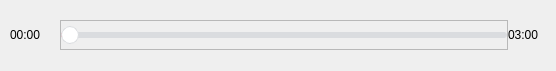
<?xml version="1.0" encoding="UTF-8"?>
<ui version="4.0">
 <class>MusicSliderWidget</class>
 <widget class="QWidget" name="MusicSliderWidget">
  <property name="geometry">
   <rect>
    <x>0</x>
    <y>0</y>
    <width>556</width>
    <height>71</height>
   </rect>
  </property>
  <property name="windowTitle">
   <string>Form</string>
  </property>
  <widget class="QFrame" name="frame">
   <property name="geometry">
    <rect>
     <x>60</x>
     <y>20</y>
     <width>448</width>
     <height>30</height>
    </rect>
   </property>
   <property name="frameShape">
    <enum>QFrame::StyledPanel</enum>
   </property>
   <property name="frameShadow">
    <enum>QFrame::Raised</enum>
   </property>
   <layout class="QHBoxLayout" name="horizontalLayout_2">
    <property name="spacing">
     <number>0</number>
    </property>
    <property name="leftMargin">
     <number>0</number>
    </property>
    <property name="topMargin">
     <number>0</number>
    </property>
    <property name="rightMargin">
     <number>0</number>
    </property>
    <property name="bottomMargin">
     <number>0</number>
    </property>
    <item>
     <widget class="Slider" name="slider">
      <property name="styleSheet">
       <string notr="true">QSlider {
    min-height: 20px;
}

QSlider::groove:horizontal {
    border: none;
    height: 6px;
    background: #DADCDF;
    margin: 0px;
    border-radius: 3px;
}

QSlider::handle:horizontal {
    background: white;
    border: 2px solid #FC3D4D;
	border: 1px solid #DADCDF;
    width: 16px;
    height: 16px;
    margin: -6px 0;
    border-radius: 9px;
}

QSlider::sub-page:horizontal {
    background: #FC3D4D;
    border-radius: 3px;
}
</string>
      </property>
      <property name="orientation">
       <enum>Qt::Horizontal</enum>
      </property>
     </widget>
    </item>
   </layout>
  </widget>
  <widget class="QLabel" name="label_sumTime">
   <property name="geometry">
    <rect>
     <x>508</x>
     <y>20</y>
     <width>50</width>
     <height>30</height>
    </rect>
   </property>
   <property name="minimumSize">
    <size>
     <width>50</width>
     <height>0</height>
    </size>
   </property>
   <property name="maximumSize">
    <size>
     <width>50</width>
     <height>16777215</height>
    </size>
   </property>
   <property name="text">
    <string>03:00</string>
   </property>
  </widget>
  <widget class="QLabel" name="label_curTime">
   <property name="geometry">
    <rect>
     <x>10</x>
     <y>20</y>
     <width>50</width>
     <height>30</height>
    </rect>
   </property>
   <property name="minimumSize">
    <size>
     <width>50</width>
     <height>0</height>
    </size>
   </property>
   <property name="maximumSize">
    <size>
     <width>50</width>
     <height>16777215</height>
    </size>
   </property>
   <property name="text">
    <string>00:00</string>
   </property>
  </widget>
 </widget>
 <customwidgets>
  <customwidget>
   <class>Slider</class>
   <extends>QSlider</extends>
   <header>slider.h</header>
  </customwidget>
 </customwidgets>
 <resources/>
 <connections/>
</ui>
